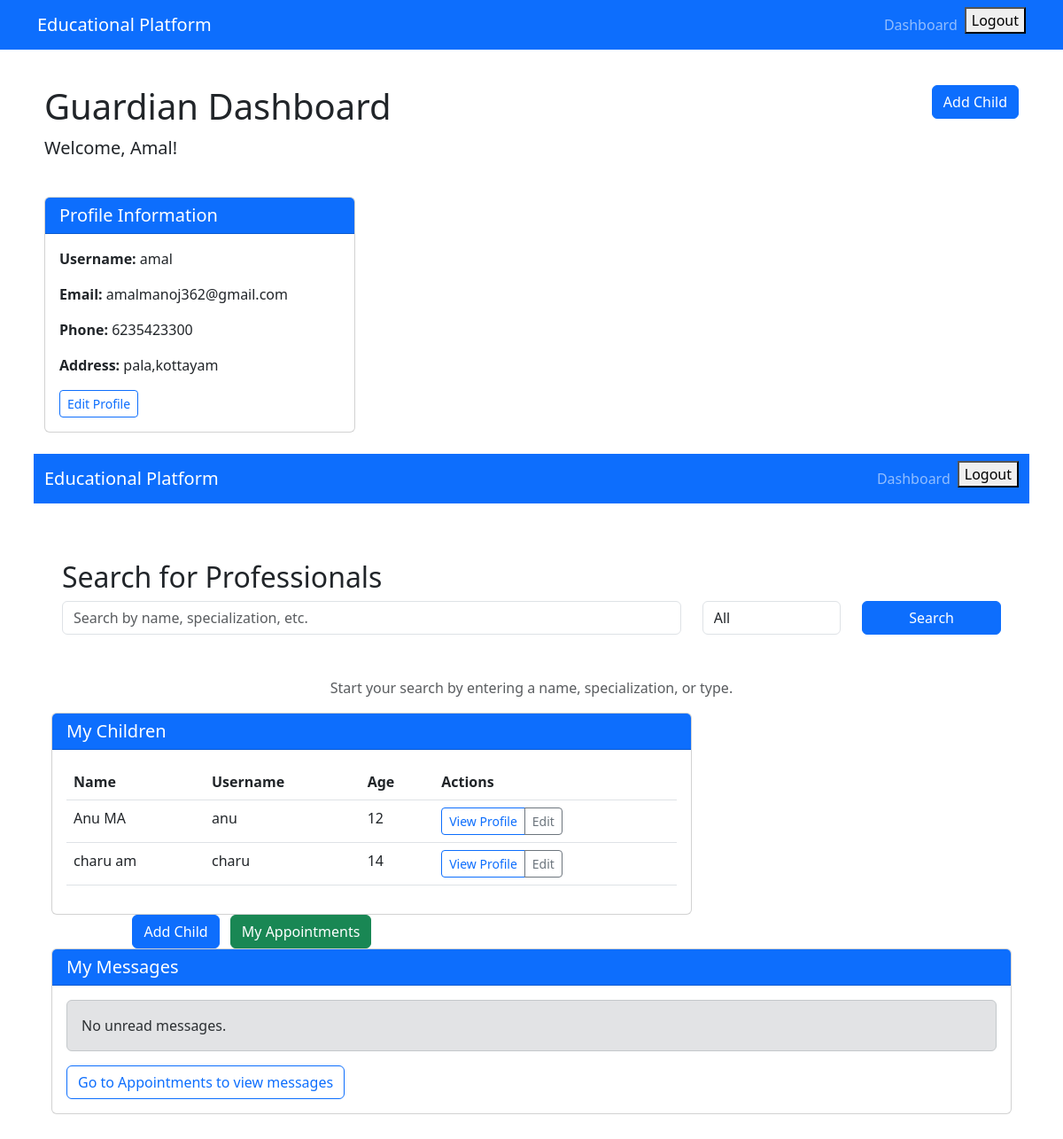
The app's page /guardian/dashboard/ (signed in) with its own data.
### accounts/models.py (models this page shows, shortened)
class User(AbstractUser):
    USER_TYPE_CHOICES = (
        ('guardian', 'Guardian'),
        ('child', 'Child'),
        ('trainer', 'Trainer'),
        ('health_professional', 'Health Professional'),
    )
    user_type = models.CharField(max_length=20, choices=USER_TYPE_CHOICES)

### guardian/models.py (models this page shows, shortened)
class Guardian(models.Model):
    user = models.OneToOneField(settings.AUTH_USER_MODEL, on_delete=models.CASCADE, related_name='guardian_profile')
    phone_number = models.CharField(max_length=15, blank=True)
    address = models.TextField(blank=True)

### child/models.py (models this page shows, shortened)
class Child(models.Model):
    user = models.OneToOneField(settings.AUTH_USER_MODEL, on_delete=models.CASCADE, related_name='child_profile')
    guardian = models.ForeignKey(Guardian, on_delete=models.CASCADE)
    age = models.IntegerField()
    dob = models.DateField()
    subjects = models.TextField()
    medical_conditions = models.TextField()

### guardian/views.py (the view)
# urls.py: path('dashboard/', dashboard, name='dashboard'),  # Keep only one dashboard path
@login_required
def dashboard(request):
    if request.user.user_type != 'guardian':
        return redirect('home')
    guardian = Guardian.objects.get(user=request.user)
    children = Child.objects.filter(guardian=guardian)
    unread_count = Message.objects.filter(receiver=request.user, is_read=False).count()
    return render(request, 'guardian/dashboard.html', {
        'guardian': guardian,
        'children': children,
        'unread_count': unread_count
    })

### templates/guardian/dashboard.html (shortened to what this page needs)
{% extends 'base.html' %}
{% block content %}
<div class="row mb-4">
    <div class="col-md-8">
        <h1>Guardian Dashboard</h1>
        <p class="lead">Welcome, {{ user.first_name|default:user.username }}!</p>
    </div>
    <div class="col-md-4 text-end">
        <a href="{% url 'guardian:add_child' %}" class="btn btn-primary">
             Add Child
        </a>
    </div>
</div>
<div class="row">
    <div class="col-md-4">
        <div class="card mb-4">
            <div class="card-header bg-primary text-white">
                <h5 class="mb-0">Profile Information</h5>
            </div>
            <div class="card-body">
                <p><strong>Username:</strong> {{ user.username }}</p>
                <p><strong>Email:</strong> {{ user.email }}</p>
                <p><strong>Phone:</strong> {{ guardian.phone_number|default:"Not provided" }}</p>
                <p><strong>Address:</strong> {{ guardian.address|default:"Not provided" }}</p>
                <a href="{% url 'guardian:edit_profile' %}" class="btn btn-outline-primary btn-sm">
                    Edit Profile
                </a>
            </div>
        </div>
    </div>
    {% include "guardian/search_professionals.html" %}
    <div class="col-md-8">
        <div class="card">
            <div class="card-header bg-primary text-white">
                <h5 class="mb-0">My Children</h5>
            </div>
            <div class="card-body">
                {% if children %}
                    <div class="table-responsive">
                        <table class="table table-hover">
                            <thead>
                                <tr>
                                    <th>Name</th>
                                    <th>Username</th>
                                    <th>Age</th>
                                    <th>Actions</th>
                                </tr>
                            </thead>
                            <tbody>
                                {% for child in children %}
                                <tr>
                                    <td>{{ child.user.get_full_name|default:child.user.username }}</td>
                                    <td>{{ child.user.username }}</td>
                                    <td>{{ child.age }}</td>
                                    <td>
                                        <div class="btn-group btn-group-sm">
                                            <a href="{% url 'guardian:view_child_profile' child.id %}" class="btn btn-outline-primary">View Profile</a>
                                            <a href="{% url 'guardian:edit_child_profile' child.id %}" class="btn btn-outline-secondary">Edit</a>
                                        </div>
                                    </td>
                                </tr>
                            {% endfor %}
                            </tbody>
                        </table>
                    </div>
                {% else %}
                    <div class="text-center py-4">
                        <p>You haven't added any children yet.</p>
                        <a href="{% url 'guardian:add_child' %}" class="btn btn-primary">Add Child</a>
                    </div>
                {% endif %}
            </div>
        </div>
    </div>
<div class="col-md-4 text-end">
    <a href="{% url 'guardian:add_child' %}" class="btn btn-primary me-2">
         Add Child
    </a>
    <a href="{% url 'guardian:appointment_list' %}" class="btn btn-success">
         My Appointments
    </a>
</div>
<div class="card mb-4">
    <div class="card-header bg-primary text-white">
        <h5 class="mb-0">My Messages</h5>
    </div>
    <div class="card-body">
        {% if unread_count > 0 %}
            <div class="alert alert-info">
                You have {{ unread_count }} unread message{{ unread_count|pluralize }}
            </div>
        {% else %}
            <div class="alert alert-secondary">
                No unread messages.
            </div>
        {% endif %}
        <a href="{% url 'guardian:appointment_list' %}" class="btn btn-outline-primary">
            Go to Appointments to view messages
        </a>
    </div>
</div>
</div>
{% endblock %}

### records on screen
User: first_name "Amal", username "amal", email "amalmanoj362@gmail.com"
Child: user.get_full_name "Anu MA", user.username "anu", age "12"
Child: user.get_full_name "charu am", user.username "charu", age "14"

### other values on screen
{{ guardian.phone_number|default:"Not provided" }} "6235423300"
{{ guardian.address|default:"Not provided" }} "pala,kottayam"
